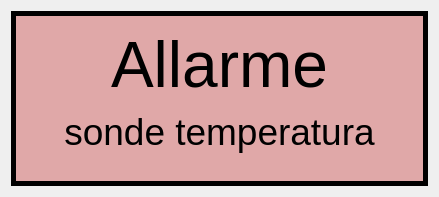
<?xml version="1.0" encoding="UTF-8"?>
<ui version="4.0">
 <class>AlarmDlg</class>
 <widget class="QWidget" name="AlarmDlg">
  <property name="geometry">
   <rect>
    <x>0</x>
    <y>0</y>
    <width>439</width>
    <height>197</height>
   </rect>
  </property>
  <property name="windowTitle">
   <string>Form</string>
  </property>
  <property name="autoFillBackground">
   <bool>true</bool>
  </property>
  <layout class="QHBoxLayout" name="horizontalLayout">
   <item>
    <widget class="QFrame" name="frame">
     <property name="palette">
      <palette>
       <active>
        <colorrole role="WindowText">
         <brush brushstyle="SolidPattern">
          <color alpha="255">
           <red>0</red>
           <green>0</green>
           <blue>0</blue>
          </color>
         </brush>
        </colorrole>
        <colorrole role="Button">
         <brush brushstyle="SolidPattern">
          <color alpha="255">
           <red>255</red>
           <green>0</green>
           <blue>0</blue>
          </color>
         </brush>
        </colorrole>
        <colorrole role="Light">
         <brush brushstyle="SolidPattern">
          <color alpha="255">
           <red>255</red>
           <green>127</green>
           <blue>127</blue>
          </color>
         </brush>
        </colorrole>
        <colorrole role="Midlight">
         <brush brushstyle="SolidPattern">
          <color alpha="255">
           <red>255</red>
           <green>63</green>
           <blue>63</blue>
          </color>
         </brush>
        </colorrole>
        <colorrole role="Dark">
         <brush brushstyle="SolidPattern">
          <color alpha="255">
           <red>127</red>
           <green>0</green>
           <blue>0</blue>
          </color>
         </brush>
        </colorrole>
        <colorrole role="Mid">
         <brush brushstyle="SolidPattern">
          <color alpha="255">
           <red>170</red>
           <green>0</green>
           <blue>0</blue>
          </color>
         </brush>
        </colorrole>
        <colorrole role="Text">
         <brush brushstyle="SolidPattern">
          <color alpha="255">
           <red>0</red>
           <green>0</green>
           <blue>0</blue>
          </color>
         </brush>
        </colorrole>
        <colorrole role="BrightText">
         <brush brushstyle="SolidPattern">
          <color alpha="255">
           <red>255</red>
           <green>255</green>
           <blue>255</blue>
          </color>
         </brush>
        </colorrole>
        <colorrole role="ButtonText">
         <brush brushstyle="SolidPattern">
          <color alpha="255">
           <red>0</red>
           <green>0</green>
           <blue>0</blue>
          </color>
         </brush>
        </colorrole>
        <colorrole role="Base">
         <brush brushstyle="SolidPattern">
          <color alpha="255">
           <red>255</red>
           <green>255</green>
           <blue>255</blue>
          </color>
         </brush>
        </colorrole>
        <colorrole role="Window">
         <brush brushstyle="SolidPattern">
          <color alpha="255">
           <red>224</red>
           <green>168</green>
           <blue>168</blue>
          </color>
         </brush>
        </colorrole>
        <colorrole role="Shadow">
         <brush brushstyle="SolidPattern">
          <color alpha="255">
           <red>0</red>
           <green>0</green>
           <blue>0</blue>
          </color>
         </brush>
        </colorrole>
        <colorrole role="AlternateBase">
         <brush brushstyle="SolidPattern">
          <color alpha="255">
           <red>255</red>
           <green>127</green>
           <blue>127</blue>
          </color>
         </brush>
        </colorrole>
        <colorrole role="ToolTipBase">
         <brush brushstyle="SolidPattern">
          <color alpha="255">
           <red>255</red>
           <green>255</green>
           <blue>220</blue>
          </color>
         </brush>
        </colorrole>
        <colorrole role="ToolTipText">
         <brush brushstyle="SolidPattern">
          <color alpha="255">
           <red>0</red>
           <green>0</green>
           <blue>0</blue>
          </color>
         </brush>
        </colorrole>
       </active>
       <inactive>
        <colorrole role="WindowText">
         <brush brushstyle="SolidPattern">
          <color alpha="255">
           <red>0</red>
           <green>0</green>
           <blue>0</blue>
          </color>
         </brush>
        </colorrole>
        <colorrole role="Button">
         <brush brushstyle="SolidPattern">
          <color alpha="255">
           <red>255</red>
           <green>0</green>
           <blue>0</blue>
          </color>
         </brush>
        </colorrole>
        <colorrole role="Light">
         <brush brushstyle="SolidPattern">
          <color alpha="255">
           <red>255</red>
           <green>127</green>
           <blue>127</blue>
          </color>
         </brush>
        </colorrole>
        <colorrole role="Midlight">
         <brush brushstyle="SolidPattern">
          <color alpha="255">
           <red>255</red>
           <green>63</green>
           <blue>63</blue>
          </color>
         </brush>
        </colorrole>
        <colorrole role="Dark">
         <brush brushstyle="SolidPattern">
          <color alpha="255">
           <red>127</red>
           <green>0</green>
           <blue>0</blue>
          </color>
         </brush>
        </colorrole>
        <colorrole role="Mid">
         <brush brushstyle="SolidPattern">
          <color alpha="255">
           <red>170</red>
           <green>0</green>
           <blue>0</blue>
          </color>
         </brush>
        </colorrole>
        <colorrole role="Text">
         <brush brushstyle="SolidPattern">
          <color alpha="255">
           <red>0</red>
           <green>0</green>
           <blue>0</blue>
          </color>
         </brush>
        </colorrole>
        <colorrole role="BrightText">
         <brush brushstyle="SolidPattern">
          <color alpha="255">
           <red>255</red>
           <green>255</green>
           <blue>255</blue>
          </color>
         </brush>
        </colorrole>
        <colorrole role="ButtonText">
         <brush brushstyle="SolidPattern">
          <color alpha="255">
           <red>0</red>
           <green>0</green>
           <blue>0</blue>
          </color>
         </brush>
        </colorrole>
        <colorrole role="Base">
         <brush brushstyle="SolidPattern">
          <color alpha="255">
           <red>255</red>
           <green>255</green>
           <blue>255</blue>
          </color>
         </brush>
        </colorrole>
        <colorrole role="Window">
         <brush brushstyle="SolidPattern">
          <color alpha="255">
           <red>224</red>
           <green>168</green>
           <blue>168</blue>
          </color>
         </brush>
        </colorrole>
        <colorrole role="Shadow">
         <brush brushstyle="SolidPattern">
          <color alpha="255">
           <red>0</red>
           <green>0</green>
           <blue>0</blue>
          </color>
         </brush>
        </colorrole>
        <colorrole role="AlternateBase">
         <brush brushstyle="SolidPattern">
          <color alpha="255">
           <red>255</red>
           <green>127</green>
           <blue>127</blue>
          </color>
         </brush>
        </colorrole>
        <colorrole role="ToolTipBase">
         <brush brushstyle="SolidPattern">
          <color alpha="255">
           <red>255</red>
           <green>255</green>
           <blue>220</blue>
          </color>
         </brush>
        </colorrole>
        <colorrole role="ToolTipText">
         <brush brushstyle="SolidPattern">
          <color alpha="255">
           <red>0</red>
           <green>0</green>
           <blue>0</blue>
          </color>
         </brush>
        </colorrole>
       </inactive>
       <disabled>
        <colorrole role="WindowText">
         <brush brushstyle="SolidPattern">
          <color alpha="255">
           <red>127</red>
           <green>0</green>
           <blue>0</blue>
          </color>
         </brush>
        </colorrole>
        <colorrole role="Button">
         <brush brushstyle="SolidPattern">
          <color alpha="255">
           <red>255</red>
           <green>0</green>
           <blue>0</blue>
          </color>
         </brush>
        </colorrole>
        <colorrole role="Light">
         <brush brushstyle="SolidPattern">
          <color alpha="255">
           <red>255</red>
           <green>127</green>
           <blue>127</blue>
          </color>
         </brush>
        </colorrole>
        <colorrole role="Midlight">
         <brush brushstyle="SolidPattern">
          <color alpha="255">
           <red>255</red>
           <green>63</green>
           <blue>63</blue>
          </color>
         </brush>
        </colorrole>
        <colorrole role="Dark">
         <brush brushstyle="SolidPattern">
          <color alpha="255">
           <red>127</red>
           <green>0</green>
           <blue>0</blue>
          </color>
         </brush>
        </colorrole>
        <colorrole role="Mid">
         <brush brushstyle="SolidPattern">
          <color alpha="255">
           <red>170</red>
           <green>0</green>
           <blue>0</blue>
          </color>
         </brush>
        </colorrole>
        <colorrole role="Text">
         <brush brushstyle="SolidPattern">
          <color alpha="255">
           <red>127</red>
           <green>0</green>
           <blue>0</blue>
          </color>
         </brush>
        </colorrole>
        <colorrole role="BrightText">
         <brush brushstyle="SolidPattern">
          <color alpha="255">
           <red>255</red>
           <green>255</green>
           <blue>255</blue>
          </color>
         </brush>
        </colorrole>
        <colorrole role="ButtonText">
         <brush brushstyle="SolidPattern">
          <color alpha="255">
           <red>127</red>
           <green>0</green>
           <blue>0</blue>
          </color>
         </brush>
        </colorrole>
        <colorrole role="Base">
         <brush brushstyle="SolidPattern">
          <color alpha="255">
           <red>224</red>
           <green>168</green>
           <blue>168</blue>
          </color>
         </brush>
        </colorrole>
        <colorrole role="Window">
         <brush brushstyle="SolidPattern">
          <color alpha="255">
           <red>224</red>
           <green>168</green>
           <blue>168</blue>
          </color>
         </brush>
        </colorrole>
        <colorrole role="Shadow">
         <brush brushstyle="SolidPattern">
          <color alpha="255">
           <red>0</red>
           <green>0</green>
           <blue>0</blue>
          </color>
         </brush>
        </colorrole>
        <colorrole role="AlternateBase">
         <brush brushstyle="SolidPattern">
          <color alpha="255">
           <red>255</red>
           <green>0</green>
           <blue>0</blue>
          </color>
         </brush>
        </colorrole>
        <colorrole role="ToolTipBase">
         <brush brushstyle="SolidPattern">
          <color alpha="255">
           <red>255</red>
           <green>255</green>
           <blue>220</blue>
          </color>
         </brush>
        </colorrole>
        <colorrole role="ToolTipText">
         <brush brushstyle="SolidPattern">
          <color alpha="255">
           <red>0</red>
           <green>0</green>
           <blue>0</blue>
          </color>
         </brush>
        </colorrole>
       </disabled>
      </palette>
     </property>
     <property name="autoFillBackground">
      <bool>true</bool>
     </property>
     <property name="frameShape">
      <enum>QFrame::Box</enum>
     </property>
     <property name="frameShadow">
      <enum>QFrame::Plain</enum>
     </property>
     <property name="lineWidth">
      <number>5</number>
     </property>
     <layout class="QVBoxLayout" name="verticalLayout">
      <item>
       <widget class="QLabel" name="tlOra">
        <property name="sizePolicy">
         <sizepolicy hsizetype="Expanding" vsizetype="Fixed">
          <horstretch>0</horstretch>
          <verstretch>0</verstretch>
         </sizepolicy>
        </property>
        <property name="minimumSize">
         <size>
          <width>0</width>
          <height>60</height>
         </size>
        </property>
        <property name="maximumSize">
         <size>
          <width>16777215</width>
          <height>40</height>
         </size>
        </property>
        <property name="font">
         <font>
          <pointsize>48</pointsize>
         </font>
        </property>
        <property name="autoFillBackground">
         <bool>true</bool>
        </property>
        <property name="text">
         <string>Allarme</string>
        </property>
        <property name="scaledContents">
         <bool>false</bool>
        </property>
        <property name="alignment">
         <set>Qt::AlignCenter</set>
        </property>
       </widget>
      </item>
      <item>
       <widget class="QLabel" name="tlData">
        <property name="sizePolicy">
         <sizepolicy hsizetype="Expanding" vsizetype="Expanding">
          <horstretch>0</horstretch>
          <verstretch>0</verstretch>
         </sizepolicy>
        </property>
        <property name="font">
         <font>
          <pointsize>28</pointsize>
         </font>
        </property>
        <property name="autoFillBackground">
         <bool>true</bool>
        </property>
        <property name="text">
         <string>sonde temperatura</string>
        </property>
        <property name="scaledContents">
         <bool>false</bool>
        </property>
        <property name="alignment">
         <set>Qt::AlignCenter</set>
        </property>
       </widget>
      </item>
     </layout>
    </widget>
   </item>
  </layout>
 </widget>
 <resources/>
 <connections/>
</ui>
